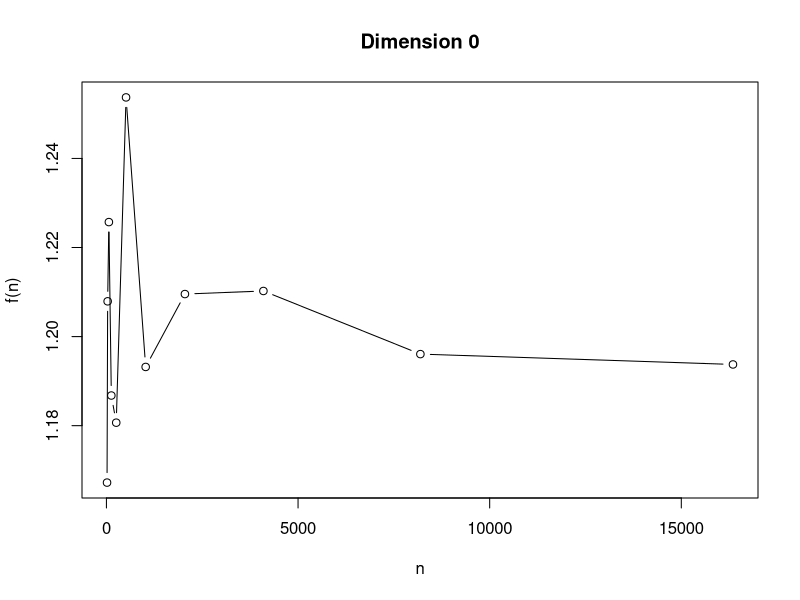
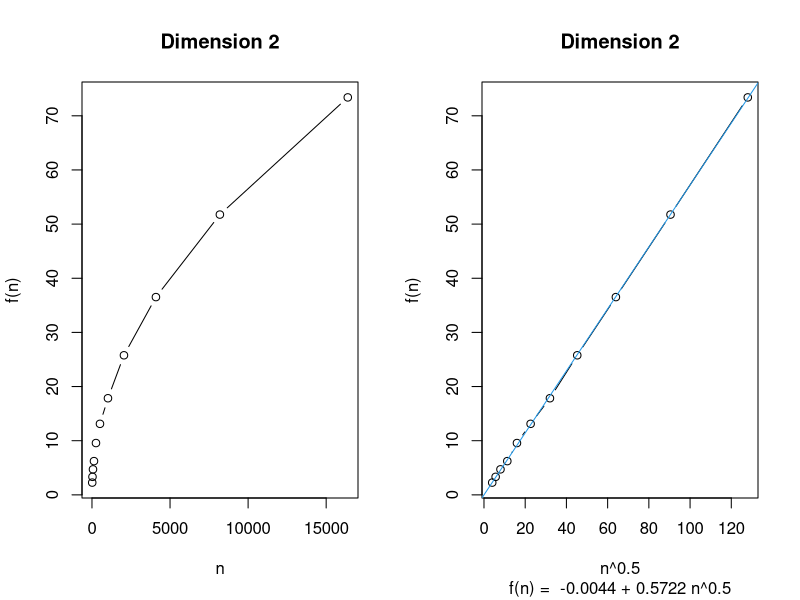
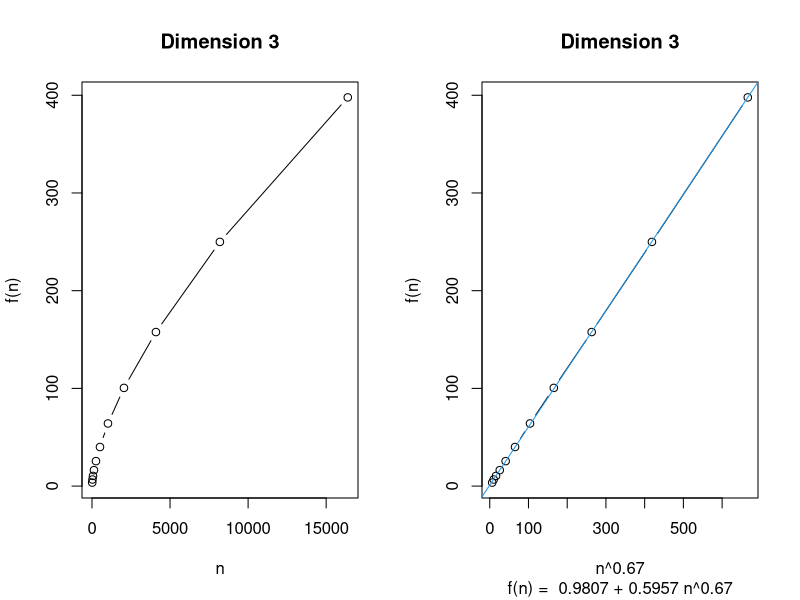
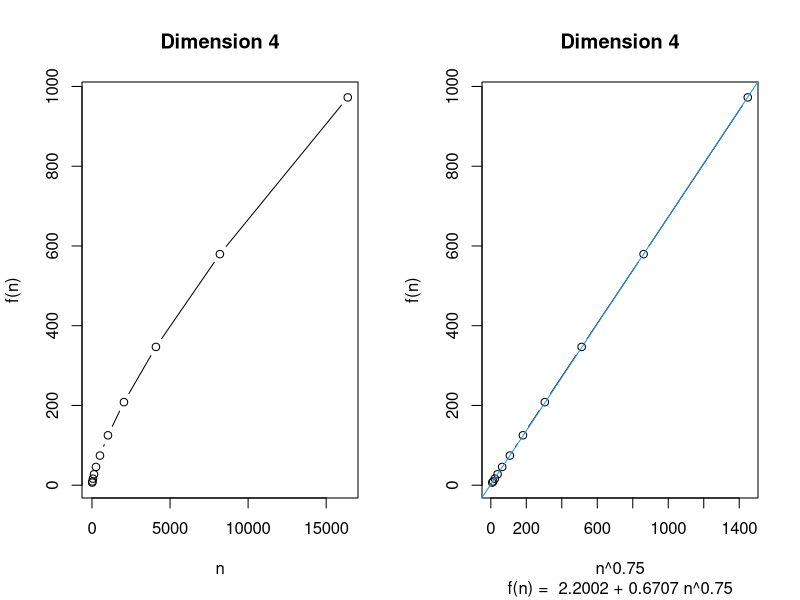
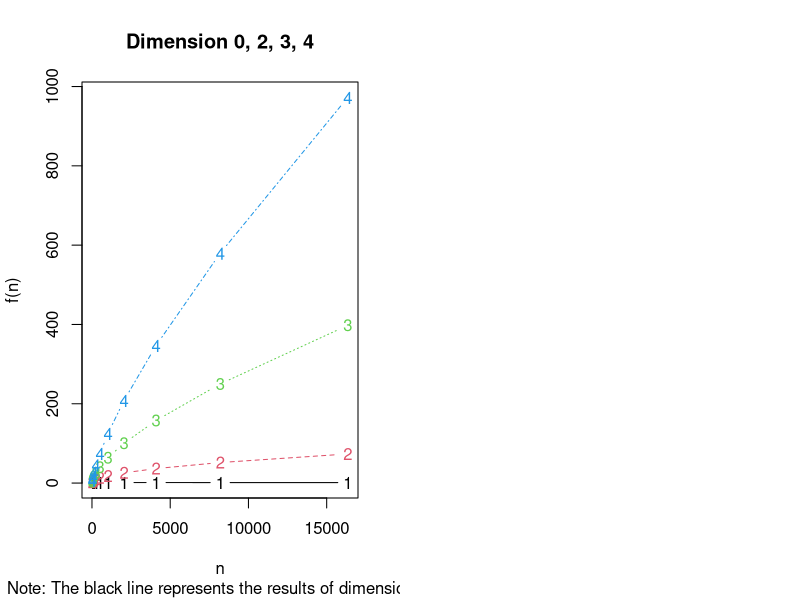

R code for these plots, in order:
## ---- chunk 1
data0 <- data.frame(matrix(c(
  16 , 1.1672175884029664 , 0 ,
  32 , 1.2079181268110901 , 0 ,
  64 , 1.2257097265748204 , 0 ,
  128 , 1.1867685637986477 , 0 ,
  256 , 1.1806702971405165 , 0 ,
  512 , 1.2537026183641438 , 0 ,
  1024 , 1.1931837956477647 , 0 ,
  2048 , 1.2095507211312981 , 0 ,
  4096 , 1.2102387130089962 , 0 ,
  8192 , 1.196066568913348 , 0 ,
  16348 , 1.1937450661426692 , 0 
), byrow = T, ncol = 3))
plot(data0$X2 ~data0$X1, type = 'b', xlab = "n", ylab = "f(n)", main = "Dimension 0")
## ---- chunk 2
par(mfrow = c(1, 2))
data2 <- data.frame(matrix(c(
  16 , 2.2634525292386463 , 2 ,
  32 , 3.3271439476467557 , 2 ,
  64 , 4.709684116052539 , 2 ,
  128 , 6.228814676600714 , 2 ,
  256 , 9.567379745441391 , 2 ,
  512 , 13.115966864030796 , 2 ,
  1024 , 17.84070129748393 , 2 ,
  2048 , 25.773743834348107 , 2 ,
  4096 , 36.520109861811186 , 2 ,
  8192 , 51.758265571358315 , 2 ,
  16384, 73.39686387247293 , 2
), byrow = T, ncol = 3))
plot(data2$X2 ~ data2$X1, type = 'b', xlab = "n", ylab = "f(n)", main = "Dimension 2")

X1 <- (data2$X1)^0.5
plot(data2$X2 ~ X1, type = 'b', xlab = "n^0.5", ylab = "f(n)", main = "Dimension 2")
lm.fit2 <- lm(data2$X2 ~ X1)
summary(lm.fit2)
abline(lm.fit2$coefficients[1], lm.fit2$coefficients[2], col=4)
title(sub = paste("f(n) = ", round(lm.fit2$coefficients[1],4), "+", round(lm.fit2$coefficients[2],4), "n^0.5"))
## ---- chunk 3
par(mfrow = c(1, 2))
data3 <- data.frame(matrix(c(
  16 , 3.598967422755377 , 3 ,
  32 , 6.756670403646506 , 3 ,
  64 , 10.431007308577867 , 3 ,
  128 , 16.31915988403701 , 3 ,
  256 , 25.566231152463722 , 3 ,
  512 , 40.00811589396948 , 3 ,
  1024 , 64.11373370185173 , 3 ,
  2048 , 100.52011976431889 , 3 ,
  4096 , 157.6689884444984 , 3 ,
  8192 , 249.92825384184837 , 3 ,
  16384 , 397.8033977865114 , 3
), byrow = T, ncol = 3))
plot(data3$X2 ~ data3$X1, type = 'b', xlab = "n", ylab = "f(n)", main = "Dimension 3")

X1 <- (data3$X1)^0.67
plot(data3$X2 ~ X1, type = 'b', xlab = "n^0.67", ylab = "f(n)", main = "Dimension 3")
lm.fit3 <- lm(data3$X2 ~ X1)
summary(lm.fit3)
abline(lm.fit3$coefficients[1], lm.fit3$coefficients[2], col=4)
title(sub = paste("f(n) = ", round(lm.fit3$coefficients[1],4), "+", round(lm.fit3$coefficients[2],4), "n^0.67"))
## ---- chunk 4
par(mfrow = c(1, 2))
data4 <- data.frame(matrix(c(
  16 , 6.528515542066423 , 4 ,
  32 , 9.421539495153944 , 4 ,
  64 , 16.443553523590857 , 4 ,
  128 , 27.35667731012516 , 4 ,
  256 , 45.73764069599367 , 4 ,
  512 , 74.30827006318503 , 4 ,
  1024 , 125.15709732233034 , 4 ,
  2048 , 208.3152192080025 , 4 ,
  4096 , 346.82834625961203 , 4 ,
  8192 , 579.5092089264452 , 4 ,
  16384 , 972.6004661388808 , 4
), byrow = T, ncol = 3))
plot(data4$X2~ data4$X1, type = 'b', xlab = "n", ylab = "f(n)", main = "Dimension 4")

X1 <- (data4$X1)^0.75
plot(data4$X2 ~ X1, type = 'b', xlab = "n^0.75", ylab = "f(n)", main = "Dimension 4")
lm.fit4 <- lm(data4$X2 ~ X1)
summary(lm.fit4)
abline(lm.fit4$coefficients[1], lm.fit4$coefficients[2], col=4)
title(sub = paste("f(n) = ", round(lm.fit4$coefficients[1],4), "+", round(lm.fit4$coefficients[2],4), "n^0.75"))
## ---- chunk 5
matplot(data0$X1, cbind(data0$X2, data2$X2, data3$X2, data4$X2), type = 'b', 
        xlab = "n", ylab = "f(n)", main = "Dimension 0, 2, 3, 4")
title(sub = "Note: The black line represents the results of dimension 0.")
